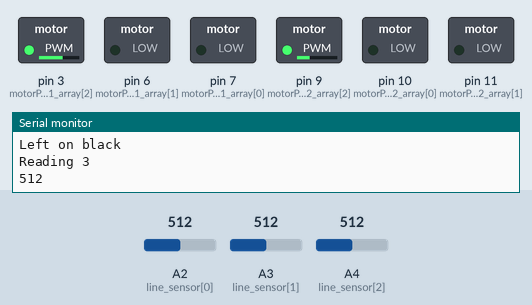
The sketch below on a simulated Arduino Uno, built with avr-gcc and run on an emulated ATmega328P. On the bench: switched loads named in the sketch (green lamp = pin HIGH), the last lines printed to the serial monitor. The test bench sets the inputs (shaded band); at power-on: A3 (line_sensor[1]) = 512, A4 (line_sensor[2]) = 512, A2 (line_sensor[0]) = 512.

Above: at 1.8 s.
1.9 s: A3 (line_sensor[1]) set to 207
15.9 s: A3 (line_sensor[1]) set to 190
At 26.6 s:
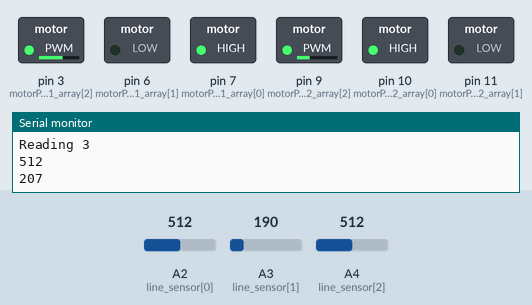
27.5 s: A3 (line_sensor[1]) set to 210
At 30.4 s:
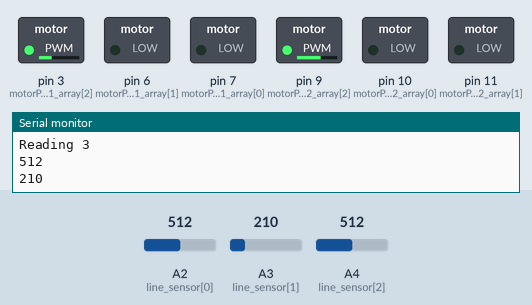
41.5 s: A4 (line_sensor[2]) set to 218
45.5 s: A4 (line_sensor[2]) set to 183
At 55.7 s:
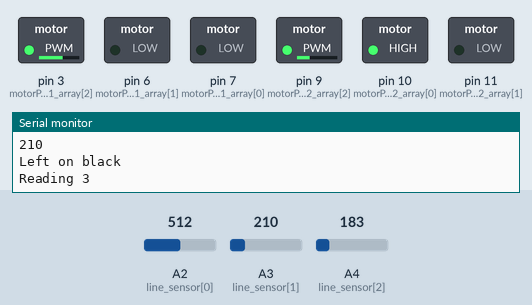
56.0 s: A4 (line_sensor[2]) set to 210
At 57.3 s:
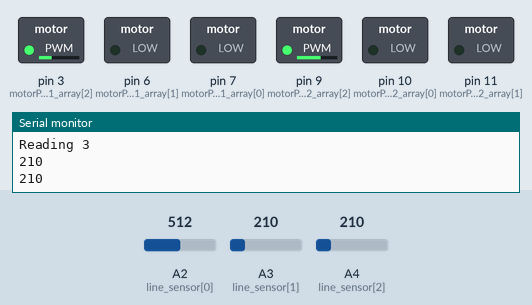
Timing chart, 0 to 70.5 s (numbered marks = the images above; inputs shaded):
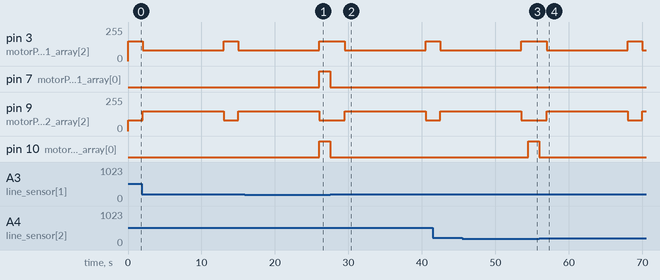

The sketch:

Line_tracking_with_motors.ino
```cpp
//
/*

  I solemnly swear I am up to no good
  Saima Ali
  EngSci 1T7

*/

#define UP 0
#define RIGHT 1
#define DOWN 2
#define LEFT 3

#define TURN_TIME 1000
#define BOARDHEIGHT 9
#define BOARDWIDTH 8

#define THRESHOLD 200
#define SERVO_ANGLE 20

#define PWM_INCREMENT 70
#define LINE_TIME 200

// int motor_1_state[3];
// int motor_2_state[3];

//right motor
//digital, digital, pwm
const int motorPin_1_array[3] = { 7, 6, 3 };
//left motor
//digital, digital, pwm
const int motorPin_2_array[3] = { 10, 11, 9 };
//right, left
const int line_sensor[3] = { A2, A3, A4 }; //the third is the center one

//left A2, 10 11 9


int myPos[2] = { 0, 0 }; // scope of the variable - entire file
byte face = LEFT; //direction currently facing
byte dir = LEFT; //direction travelling/to travel in

void setup () {
  pinMode( motorPin_1_array[0], OUTPUT );
  pinMode( motorPin_1_array[1], OUTPUT );
  //pinMode( motorPin_1_array[2], OUTPUT );

  pinMode( motorPin_2_array[0], OUTPUT );
  pinMode( motorPin_2_array[1], OUTPUT );
  //pinMode( motorPin_2_array[2], OUTPUT );

  //pinMode( line_sensor[0], INPUT );
  //pinMode( line_sensor[1], INPUT );

  Serial.begin( 9600 );

}

void loop () {
  lineFollow(80);

}

// Coordinates

void logCoordinate() {
  if( dir == LEFT ) {
    myPos[0] += 1;
  } else if ( dir == RIGHT ) {
    myPos[0] -= 1;
  } else if ( dir == UP ) {
    myPos[1] += 1;
  } else if (dir == DOWN ) {
    myPos[1] -= 1;
  }
}

/*int findTurnDir() {
  int turn_dir;
  if ( ( dir == face ) || ( abs( dir - face ) == 2 ) ) {
    turn_dir = 2; // donut turn
  } else if ( ( abs( dir - face ) == 1 )) {
    turn_dir = 0; //turn cw
  } else {
    turn_dir = 1; //turn ccw
  }
  return turn_dir;
}*/

/*void linearMove() {
  int turnDir = findTurnDir();
  turn( turnDir );
  driveForward( motorPin_1_array );
  driveForward( motorPin_2_array );
}*/

void checkIntersection( int LDR1_val, int LDR2_val ) {
  if( LDR1_val > THRESHOLD && LDR2_val > THRESHOLD ) {
    Serial.println( "Intersection" );
    logCoordinate();
    while( LDR1_val > THRESHOLD && LDR2_val > THRESHOLD ) {
      Serial.println( "Stuck in the loop" );
      continue;
    }
    Serial.println( "Coordinate logged" );
  }
}

int AmIThereYet( int target ) {
  int index = ( ( dir == UP ) || ( dir == DOWN ) );
  return ( myPos[index] == target );
}

void lineFollow( byte PWM_val ) {

  int line_1_val = analogRead( line_sensor[0] );
  int line_2_val = analogRead( line_sensor[1] );
  int line_3_val = analogRead( line_sensor[2] );

  driveForward( motorPin_1_array, PWM_val + PWM_INCREMENT );
  driveForward( motorPin_2_array, PWM_val );

  while ( line_2_val < THRESHOLD ) {
    line_2_val = analogRead( line_sensor[1] );
    continue;

  }
  //start to the right, wait till left sensor is hit
  // left sensor is hit

  Serial.println( "Left on black" );

  driveStop( motorPin_1_array );
  driveStop( motorPin_2_array );

  delay( 1000 );

  driveStop( motorPin_1_array );
  driveForward( motorPin_2_array, PWM_val );

  //pivot
  line_3_val = analogRead( line_sensor[2] );
  Serial.println( "Reading 3" );

  while( line_3_val < THRESHOLD ) {
    line_3_val = analogRead( line_sensor[2] );
  }

  Serial.println( line_3_val );

  driveStop( motorPin_1_array );
  driveStop( motorPin_2_array );

  delay( 1000 );

  line_2_val = analogRead( line_sensor[1] );

  Serial.println( line_2_val );

  driveForward( motorPin_2_array, PWM_val + PWM_INCREMENT);
  driveForward( motorPin_1_array,  PWM_val );

  while( line_2_val < THRESHOLD ) {
    line_2_val = analogRead( line_sensor[1] );
    Serial.println( "NOT" );
    delay( 30 );
}
  // waiting to see if it gets back on the line
  //now, wait for it to overshoot

  /*while( line_2_val >= THRESHOLD ) {
    line_2_val = analogRead( line_sensor[1] );
    Serial.println( "LINE" );
    delay( 30 );
  }*/

  driveStop( motorPin_1_array );
  driveStop( motorPin_2_array );
  delay( 1000 );

  //pivot

  driveForward( motorPin_1_array, PWM_val );
  driveStop( motorPin_2_array );

  line_3_val = analogRead( line_sensor[2] );
  while( line_3_val < THRESHOLD ){
    delay( 10 );
    line_3_val = analogRead( line_sensor[2] );
  }

  driveStop( motorPin_1_array );

  delay( 10000 );

}

/**void lineFollow(byte PWM_val) {
  int time_to_black_1 = 0;
  int time_to_black_2 = 0;

  int line_1_val = analogRead( line_sensor[0] );
  int line_2_val = analogRead( line_sensor[1] );

  Serial.print( "1: " );
  Serial.println( line_1_val );

  Serial.print( "2: " );
  Serial.println( line_2_val );
  //checkIntersection( line_sensor[0], line_sensor[1] );

  if ( line_1_val > THRESHOLD && line_2_val > THRESHOLD ) {
    Serial.println( "intersection" );

    driveForward( motorPin_1_array, PWM_val );
    driveForward( motorPin_2_array, PWM_val );

    //while( line_1_val > THRESHOLD && line_2_val > THRESHOLD ) {
    //  delay( 20 );
    //}

  } else if ( line_1_val < THRESHOLD && line_2_val < THRESHOLD ) {

    Serial.println( "On white" );

    driveForward( motorPin_1_array, PWM_val );
    driveForward( motorPin_2_array, PWM_val );

  } else if ( line_1_val < THRESHOLD && line_2_val > THRESHOLD ) {

    Serial.println( "Line sensor 2 is off " );
    time_to_black_2 = millis();

    //if( abs( time_to_black_2 - time_to_black_1 ) > LINE_TIME ) {
      driveForward( motorPin_1_array, PWM_val + PWM);
      driveForward( motorPin_2_array, PWM_val );

  } else if ( line_1_val > THRESHOLD && line_2_val < THRESHOLD ) {
    Serial.println( "Line sensor 1 is off " );

    time_to_black_1 = millis();

    //if( abs( time_to_black_2 - time_to_black_1 ) > LINE_TIME ) {
      driveForward( motorPin_2_array, PWM_val + PWM_INCREMENT );
      driveForward( motorPin_1_array, PWM_val );

    }

}**/

/*
void getToWall() {
  int targetWallPos;
  if( myPos[0] <= 0 ) {
    dir = LEFT;
    targetWallPos = -4;
  } else {
    dir = RIGHT;
    targetWallPos = 4;
  }

  linearMove();
  int arrival = AmIThereYet( targetWallPos );
  int oldPos = myPos[0];
  while ( !arrival ) {
    lineFollow();
    while( myPos[0] == oldPos ){
      lineFollow();
    }
    oldPos = myPos[0];
    arrival = AmIThereYet( targetWallPos );
  }
  //I am there!
  driveStop( motorPin_1_array );
  driveStop( motorPin_2_array );
}*/

// Motor control functions

void driveSpeed( const int motorPin_array[], byte PWM_val ) {
  analogWrite( motorPin_array[2], PWM_val );
}

void driveForward( const int motorPin_array[], byte PWM_val ) {
  analogWrite( motorPin_array[2], PWM_val );
  digitalWrite( motorPin_array[0], 1 );
  digitalWrite( motorPin_array[1], 0 );
}

void driveBackward( const int motorPin_array[], byte PWM_val ) {
  analogWrite( motorPin_array[2], PWM_val );
  digitalWrite( motorPin_array[0], 0 );
  digitalWrite( motorPin_array[1], 1 );
}

void driveStop( const int motorPin_array[] ) {
  //analogWrite( motorPin_array[2], 0 );
  digitalWrite( motorPin_array[0], 0 );
  digitalWrite( motorPin_array[1], 0 );
}

void changeFace( int dir ){
/*here dir = +/- 1, this function changes the global value of "face" after it makes a turn*/
  face = face + dir;
  if ( face < 0 )
  {
    face = 3;
  } else if ( face > 3 ) {
    face = 0;
  }
}

void turn( int turn_dir, byte PWM_val ) {
  //dir is 0 for motor1 cw, motor 2 ccw
  //dir is 1 for motor1 ccw, motor2 cw
  if( !turn_dir ) {
    driveForward( motorPin_1_array, PWM_val );
    driveBackward( motorPin_2_array, PWM_val );
    changeFace(1);
  } else if (turn_dir == 2) {
    return;
  } else {
    driveBackward( motorPin_1_array, PWM_val );
    driveForward( motorPin_2_array, PWM_val );
    changeFace(-1);
  }

  delay( TURN_TIME );
  driveStop( motorPin_1_array );
  driveStop( motorPin_2_array );

}


/*

  Mischief managed

*/
```

Measured:
- the behaviour switches between 200 and 199 on A3 (line_sensor[1]) (found by bisection; images 0 and 1)
- the behaviour switches between 200 and 199 on A4 (line_sensor[2]) (found by bisection; images 2 and 3)
- after the input at 15.9 s, pin 7 (motorPin_1_array[0]), pin 10 (motorPin_2_array[0]): LOW → HIGH after 10.1 s
- after the input at 27.5 s, pin 3 (motorPin_1_array[2]): 150/255 → 80/255 after 2.0 s, → 150/255 11.0 s later; pin 7 (motorPin_1_array[0]), pin 10 (motorPin_2_array[0]): HIGH → LOW at once; pin 9 (motorPin_2_array[2]): 80/255 → 150/255 after 2.0 s, → 80/255 11.0 s later
- after the input at 45.5 s, pin 3 (motorPin_1_array[2]): goes on until 53.5 s, then stays 150/255; pin 9 (motorPin_2_array[2]): goes on until 53.5 s, then stays 80/255; pin 10 (motorPin_2_array[0]): LOW → HIGH after 9.0 s
- after the input at 56.0 s, pin 3 (motorPin_1_array[2]): 150/255 → 80/255 after 1.0 s, → 150/255 11.0 s later, → 80/255 2.0 s later; pin 9 (motorPin_2_array[2]): 80/255 → 150/255 after 1.0 s, → 80/255 11.0 s later, → 150/255 2.0 s later; pin 10 (motorPin_2_array[0]): HIGH → LOW at once
